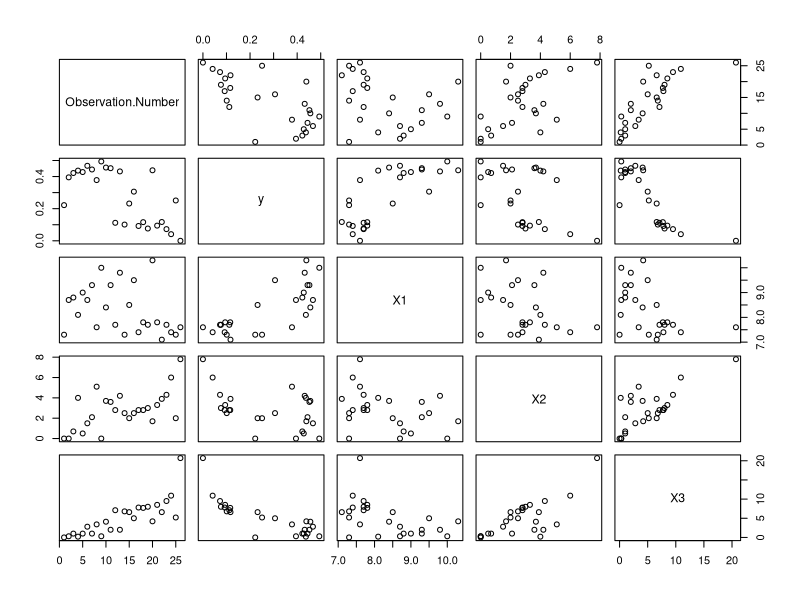

Reproduce this figure in R. (Note: this script raises an error after producing the figure.)
## ---- chunk 1
solubility<-read.csv("solubility.csv")
head(solubility)
y=solubility$y
x1=solubility$X1
x2=solubility$x2
x3=solubility$X3
plot(solubility)

## ---- chunk 2
train=sample(26,13)
lm.fit<-lm(y~.,data = solubility, subset = train)

attach(solubility)

mselm=mean((y-predict(lm.fit,solubility))[-train]^2) #MSE


lm.fit21<-lm(solubility$y~poly(solubility$X1,2)+poly(solubility$X2,2)+poly(solubility$X3,2),data = solubility,subset = train)  #fitting of all variables with `poly()` upto quadratic term
lm.fit21
mse2=mean((y-predict(lm.fit21,solubility))[-train]^2) #MSE of quadratic regression of all variables
mse2
lm.fit22<-lm(y~poly(X2,2),data = solubility,subset = train)
lm.fit22

mse22=mean((y-predict(lm.fit22,solubility))[-train]^2)  #MSE of quadratic regression of x2 variable

lm.fit23<-lm(y~poly(X3,2),data = solubility,subset = train)
lm.fit23

mse23=mean((y-predict(lm.fit23,solubility))[-train]^2)   #MSE of quadratic regression of x3 variable

mse=cbind(mselm,mse21,mse22,mse23)
mse
## ---- chunk 3
#for all variables
n=10
mse_all=numeric(n)
for (i in 1:10) {
  M1=lm(solubility$y~poly(solubility$X1,i)+poly(solubility$X2,i)+poly(solubility$X3,i),data = solubility,subset = train)
 mse_all[i]=mean((y-predict(M1,solubility))[-train]^2)
  
}
mse_all


#for x2
n=10
mse_x2=numeric(n)
for (i in 1:10) {
  M2=lm(y~poly(X2,i),data = solubility,subset = train)
 mse_x2[i]=mean((y-predict(M2,solubility))[-train]^2)
  
}
mse_x2


#for x3
n=10
mse_x3=numeric(n)
for (i in 1:10) {
  M3=lm(y~poly(x3,i),data = solubility,subset = train)
 mse_x3[i]=mean((y-predict(M3,solubility))[-train]^2)
  
}
mse_x3

mse=cbind(mse_x1,mse_x2,mse_x3)
mse


## ---- chunk 4
solubility<-read.csv("solubility.csv")
head(solubility)
attach(solubility)

library(boot)
loo.fit=glm(y~X1+X2+X3,data = solubility)
coef(loo.fit)
looVald_err=cv.glm(solubility,loo.fit) #MSE
looVald_err$delta[1]

looVald=rep(0,10)
for (k in 1:10) {
  glm=glm(solubility$y~poly(solubility$X1,k)+poly(solubility$X2,k)+poly(solubility$X3,k),data = solubility)
  looVald[k]=cv.glm(solubility,glm)$delta[1] #MSE
  
}

looVald



## ---- chunk 5
looVald_x2=rep(0,10)
for (l in 1:10) {
  glm2=glm(solubility$y~poly(solubility$X2,l),data = solubility)
  looVald_x2[l]=cv.glm(solubility,glm2)$delta[1] #MSE
  
}

looVald_x2

looVald_x3=rep(0,10)
for (m in 1:10) {
  glm3=glm(solubility$y~poly(solubility$X3,l),data = solubility)
  looVald_x3[l]=cv.glm(solubility,glm3)$delta[1] #MSE
  
}

looVald_x3


## ---- chunk 6
kfold_cv.err<-rep(0,10)
for (i in 1:10) {
  kfold.fit<-glm(solubility$y~poly(solubility$X1,i)+poly(solubility$X2,i)+poly(solubility$X3,i),data = solubility)
  
  kfold_cv.err[i]<-cv.glm(solubility,kfold.fit,K=10)$delta[1]
}

kfold_cv.err

MSE=cbind(looVald,kfold_cv.err)
MSE
